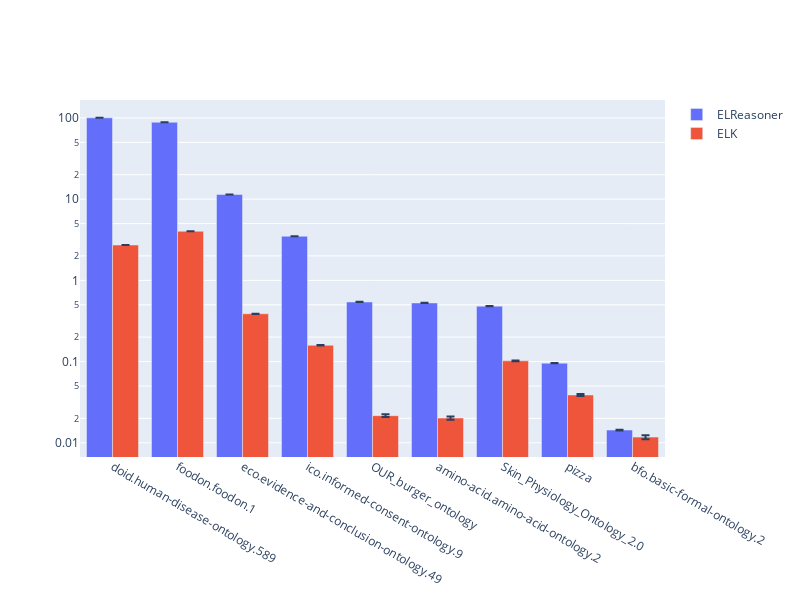

This figure's notebook cell:
### Code cell
import plotly.graph_objects as go
import plotly.io as py

fig = go.Figure()

# Get the unique reasoners from the DataFrame
unique_reasoners = df['Reasoner'].unique()

for reasoner in unique_reasoners:
    # Filter the DataFrame for each reasoner
    df_reasoner = df[df['Reasoner'] == reasoner]

    fig.add_trace(go.Bar(
        name=reasoner,
        x=df_reasoner['ontology'], 
        y=df_reasoner['Total Time'],
        error_y=dict(type='data', array=df_reasoner['std_dev']),
    ))

fig.update_layout(
    barmode='group',
    xaxis={'categoryorder':'array', 'categoryarray':df['ontology'].tolist()},
    autosize=False,
    width=800,
    height=600,
)
fig.update_yaxes(type="log")  # Update y-axis to log scale
# py.write_image(fig, 'all_onto_log_bar_with_error.png')
fig.show()

### Figure 1 — Plotly figure (JSON) as saved in the notebook; plotly's stock layout.template omitted (floating-point values rounded to 4 significant figures)
{"data": [{"error_y": {"array": [0.002803, 0.002688, 0.003558, 0.002371, 0.002233, 0.002119, 0.000847, 0.0002575, 0.0001529], "type": "data"}, "name": "ELReasoner", "type": "bar", "x": ["doid.human-disease-ontology.589", "foodon.foodon.1", "eco.evidence-and-conclusion-ontology.49", "ico.informed-consent-ontology.9", "OUR_burger_ontology", "amino-acid.amino-acid-ontology.2", "Skin_Physiology_Ontology_2.0", "pizza", "bfo.basic-formal-ontology.2"], "y": [100.3, 88.48, 11.43, 3.496, 0.5421, 0.5271, 0.4812, 0.09557, 0.01437]}, {"error_y": {"array": [0.001731, 0.0009045, 0.0008855, 0.001297, 0.0009257, 0.00111, 0.0008464, 0.0008735, 0.0006571], "type": "data"}, "name": "ELK", "type": "bar", "x": ["foodon.foodon.1", "doid.human-disease-ontology.589", "eco.evidence-and-conclusion-ontology.49", "ico.informed-consent-ontology.9", "Skin_Physiology_Ontology_2.0", "pizza", "OUR_burger_ontology", "amino-acid.amino-acid-ontology.2", "bfo.basic-formal-ontology.2"], "y": [4.027, 2.722, 0.3876, 0.1588, 0.1021, 0.03882, 0.02159, 0.02016, 0.01175]}], "layout": {"autosize": false, "barmode": "group", "height": 600, "width": 800, "xaxis": {"autorange": true, "categoryarray": ["doid.human-disease-ontology.589", "foodon.foodon.1", "eco.evidence-and-conclusion-ontology.49", "foodon.foodon.1", "ico.informed-consent-ontology.9", "doid.human-disease-ontology.589", "OUR_burger_ontology", "amino-acid.amino-acid-ontology.2", "Skin_Physiology_Ontology_2.0", "eco.evidence-and-conclusion-ontology.49", "ico.informed-consent-ontology.9", "Skin_Physiology_Ontology_2.0", "pizza", "pizza", "OUR_burger_ontology", "amino-acid.amino-acid-ontology.2", "bfo.basic-formal-ontology.2", "bfo.basic-formal-ontology.2"], "categoryorder": "array", "range": [-0.5, 8.5], "type": "category"}, "yaxis": {"autorange": true, "range": [-2.175, 2.221], "type": "log"}}}
